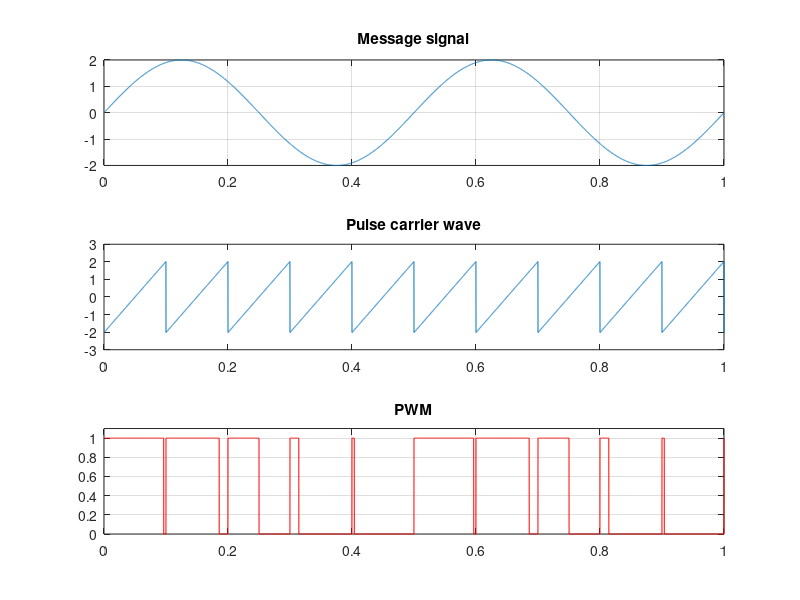

Write the MATLAB code that produced this figure.
%Pulse width Modulation
clc;
close all;
clear;

fm = 2;
fs = 10;
a =2;
t = 0:0.0001:1;

%message signal
msg = a.*sin(2*pi*fm*t);
subplot(3,1,1);
plot(t,msg);
title('Message signal');
grid on;

%carrier signal(sawtooth signal)
stooth=1.01*a.*sawtooth(2*pi*fs*t);
subplot(3,1,2);
plot(t,stooth);
title('Pulse carrier wave');

%plotting thr pulse width modulation
for i =1:length(stooth)
    if(msg(i)>=stooth(i))
        pwm(i)=1;
    else
        pwm(i)=0;
    end
end

subplot(3,1,3);
plot(t,pwm,'r');
title('PWM');
axis([0 1 0 1.1]);
grid on;